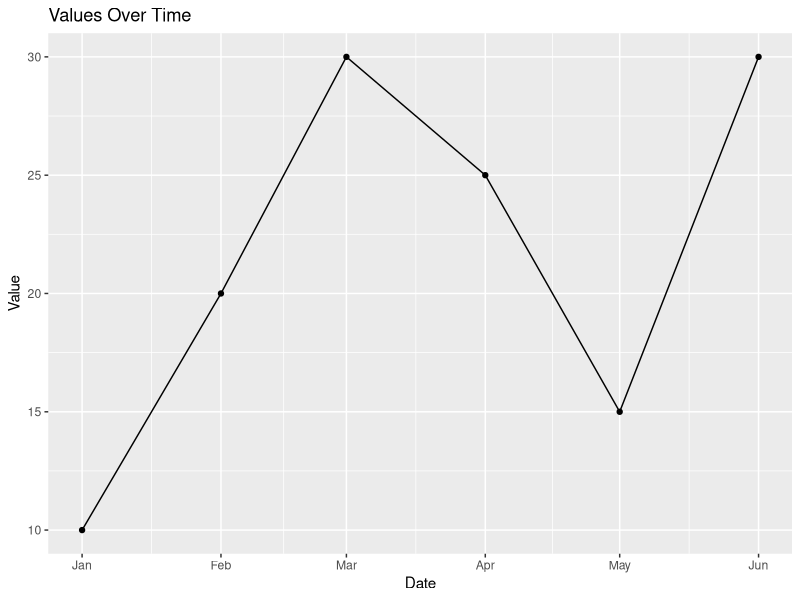

R code for this plot:
# Test Program for Popular R Packages

# List of required packages
packages <- c("ggplot2", "dplyr", "tidyr", "lubridate", "data.table")

# Install packages if not already installed
for (pkg in packages) {
  if (!requireNamespace(pkg, quietly = TRUE)) {
    cat("Installing package:", pkg, "\n")
    install.packages(pkg)
  }
}

# Load the packages
library(ggplot2)
library(dplyr)
library(tidyr)
library(lubridate)
library(data.table)

# Checking R version
cat("R version:", R.Version()$version.string, "\n")

# Simple data frame for testing
data <- data.frame(
  Date = seq.Date(from = as.Date("2023-01-01"), by = "month", length.out = 6),
  Value = c(10, 20, 30, 25, 15, 30)
)

cat("Original Data Frame:\n")
print(data)

# Using dplyr to mutate and summarize
summary_data <- data %>%
  mutate(Month = month(Date)) %>%
  group_by(Month) %>%
  summarize(Average = mean(Value))

cat("Summary Data (Average by Month):\n")
print(summary_data)

# Create a plot and explicitly print it
plot <- ggplot(data, aes(x = Date, y = Value)) +
  geom_line() +
  geom_point() +
  labs(title = "Values Over Time", x = "Date", y = "Value")

# Print the plot
print(plot)

# Using tidyr to pivot the data
pivot_data <- data %>%
  pivot_longer(cols = Value, names_to = "Metric", values_to = "Value")

cat("Pivoted Data:\n")
print(pivot_data)

# Using lubridate to manipulate dates
data$Date_plus_10 <- data$Date + days(10)
cat("Data with Dates Increased by 10 Days:\n")
print(data)

# Using data.table for fast aggregation
dt <- data.table(data)
agg_data <- dt[, .(Total = sum(Value)), by = .(Month = month(Date))]
cat("Aggregate Data Table:\n")
print(agg_data)
